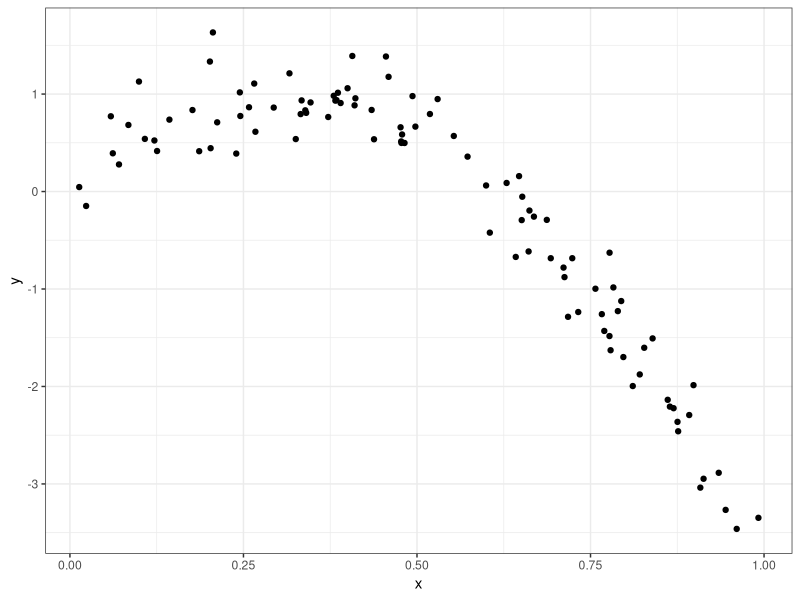
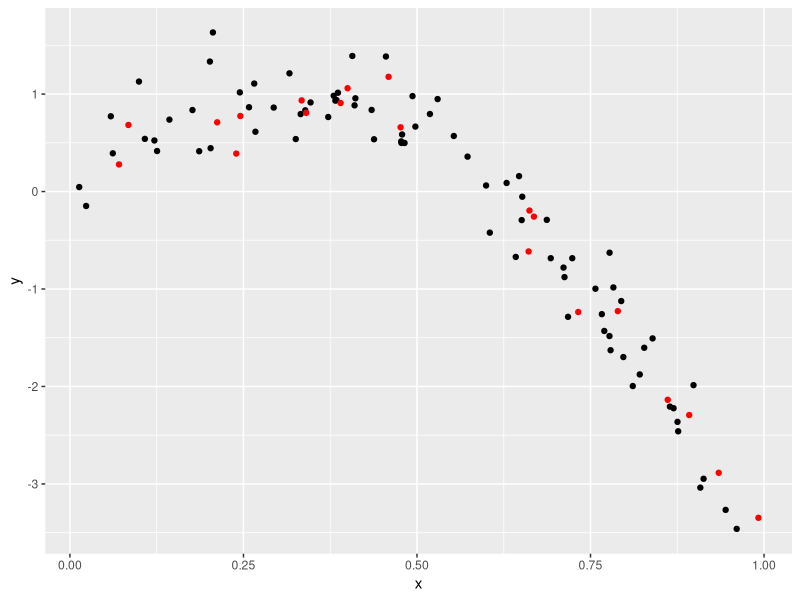
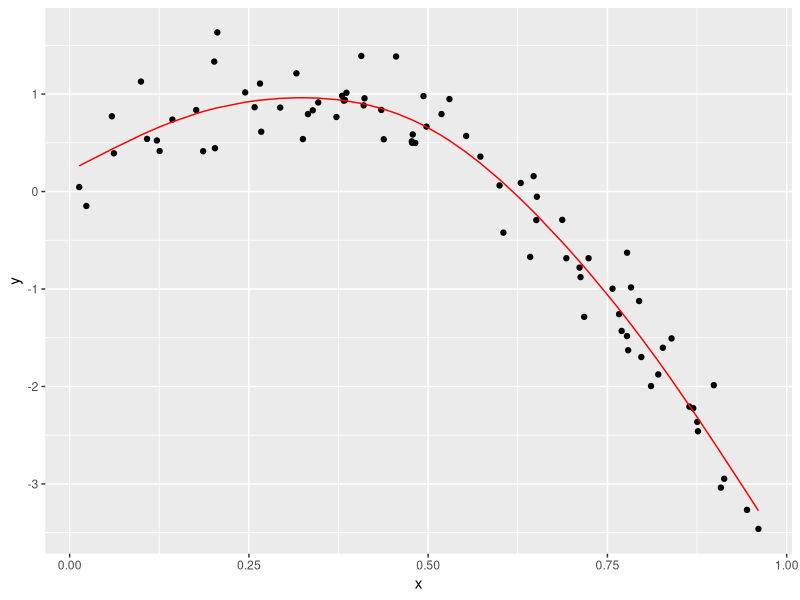
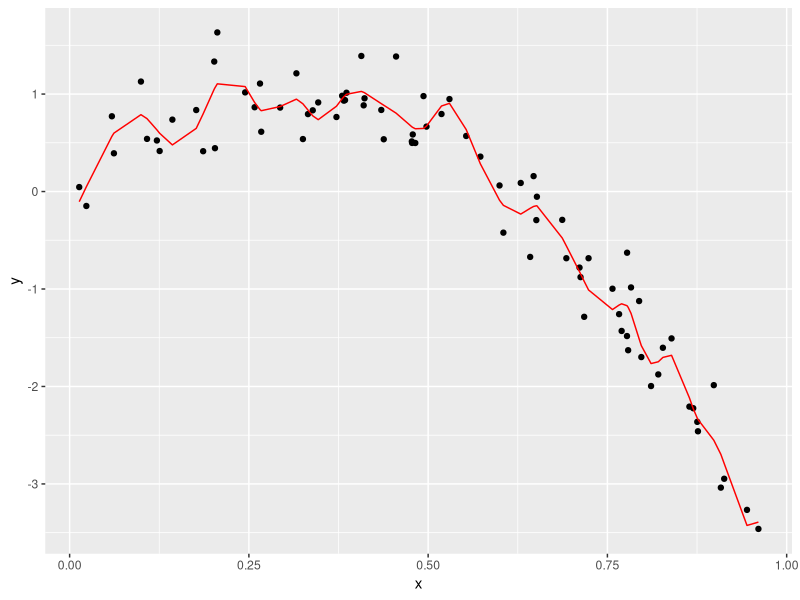
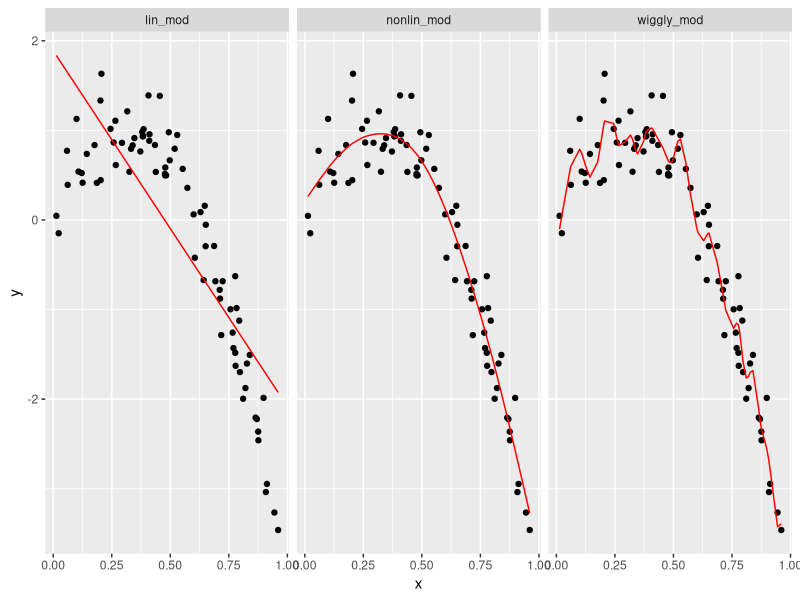

Generate these figures, in order, with R:
## ---- chunk 1
knitr::opts_chunk$set(echo = TRUE)

library(tidyverse)
library(modelr)
library(mgcv)

set.seed(1)
## ---- chunk 2
nonlin_df = tibble(
  id = 1:100,
  x = runif(100, 0, 1),
  y = 1 - 10 * (x - .3) ^ 2 + rnorm(100, 0, .3)
)

ggplot(nonlin_df, aes(x = x, y = y)) + geom_point() + theme_bw()
## ---- chunk 3
train_df = sample_n(nonlin_df, 80)
test_df = anti_join(nonlin_df, train_df, by = "id")

ggplot(train_df, aes(x = x, y = y)) + 
  geom_point() + 
  geom_point(data = test_df, color = "red")
## ---- chunk 4
lin_mod = lm(y ~ x, data = train_df)
nonlin_mod = mgcv::gam(y ~ s(x), data = train_df)
wiggly_mod = mgcv::gam(y ~ s(x, k = 30), sp = 10e-6, data = train_df)
## ---- chunk 5
train_df %>% 
  add_predictions(nonlin_mod) %>% 
  ggplot(aes(x = x, y = y)) + geom_point() + 
  geom_line(aes(y = pred), color = "red")

train_df %>% 
  add_predictions(wiggly_mod) %>% 
  ggplot(aes(x = x, y = y)) + geom_point() + 
  geom_line(aes(y = pred), color = "red")
## ---- chunk 6
train_df %>% 
  gather_predictions(lin_mod, nonlin_mod, wiggly_mod) %>% 
  mutate(model = fct_inorder(model)) %>% 
  ggplot(aes(x = x, y = y)) + 
  geom_point() + 
  geom_line(aes(y = pred), color = "red") + 
  facet_wrap(~model)
## ---- chunk 7
rmse(lin_mod, test_df)
rmse(nonlin_mod, test_df)
rmse(wiggly_mod, test_df)
